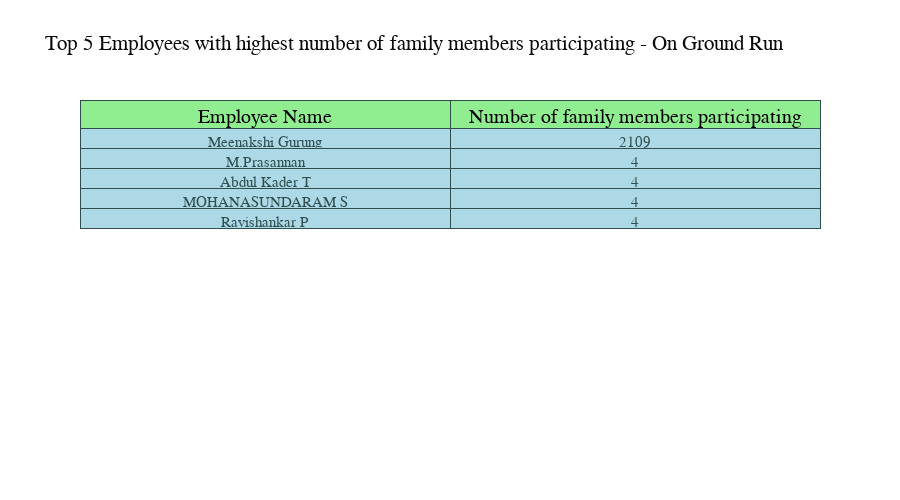
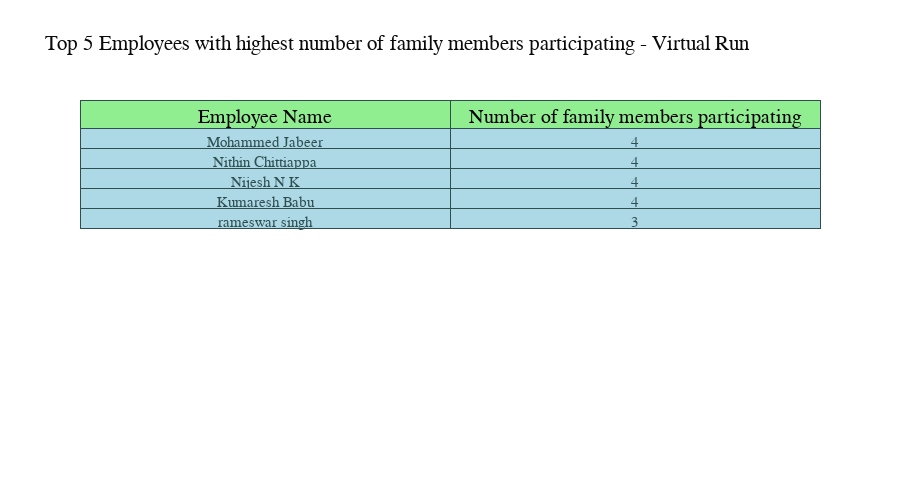

The notebook cell saved with these charts, in order:
### Code cell
fig = go.Figure(data=[go.Table(
                                
                                header=dict(values=['Employee Name','Number of family members participating'],
                                line_color='darkslategray',
                                fill_color='lightgreen',
                                align='center',
                                font=dict(color="black", size=20)),
    
                                cells=dict(values=[data.sort_values('Number of family members joining',ascending=False).iloc[0:5]['Employee Name'],
                                           data.sort_values('Number of family members joining',ascending=False).iloc[0:5]['Number of family members joining']],
                                line_color='darkslategray',
                                fill_color='lightblue',
                                           align='center',
                                font=dict(color="darkslategray", size=15))
)])

fig.update_layout(width=900, height=500,font=dict(
        family="Courier New, monospace",
        size=15,
        color="#0c0b0c"),

    title_text='Top 5 Employees with highest number of family members participating - On Ground Run')
fig.show()


fig = go.Figure(data=[go.Table(
                                
                                header=dict(values=['Employee Name','Number of family members participating'],
                                line_color='darkslategray',
                                fill_color='lightgreen',
                                align='center',
                                font=dict(color="black", size=20)),
    
                                cells=dict(values=[datav.sort_values('Number of family members joining',ascending=False).iloc[0:5]['Employee Name'],
                                           datav.sort_values('Number of family members joining',ascending=False).iloc[0:5]['Number of family members joining']],
                                line_color='darkslategray',
                                fill_color='lightblue',
                                           align='center',
                                font=dict(color="darkslategray", size=15))
)])

fig.update_layout(width=900, height=500,font=dict(
        family="Courier New, monospace",
        size=15,
        color="#0c0b0c"),

    title_text='Top 5 Employees with highest number of family members participating - Virtual Run')
fig.show()

### Figure 1 — Plotly figure (JSON) as saved in the notebook; plotly's stock layout.template omitted (floating-point values rounded to 4 significant figures)
{"data": [{"cells": {"align": "center", "fill": {"color": "lightblue"}, "font": {"color": "darkslategray", "size": 15}, "line": {"color": "darkslategray"}, "values": [["Meenakshi Gurung", "M.Prasannan", "Abdul Kader T", "MOHANASUNDARAM S", "Ravishankar P"], [2109, 4, 4, 4, 4]]}, "header": {"align": "center", "fill": {"color": "lightgreen"}, "font": {"color": "black", "size": 20}, "line": {"color": "darkslategray"}, "values": ["Employee Name", "Number of family members participating"]}, "type": "table"}], "layout": {"font": {"color": "#0c0b0c", "family": "Courier New, monospace", "size": 15}, "height": 500, "title": {"text": "Top 5 Employees with highest number of family members participating - On Ground Run"}, "width": 900}}

### Figure 2 — Plotly figure (JSON) as saved in the notebook; plotly's stock layout.template omitted (floating-point values rounded to 4 significant figures)
{"data": [{"cells": {"align": "center", "fill": {"color": "lightblue"}, "font": {"color": "darkslategray", "size": 15}, "line": {"color": "darkslategray"}, "values": [["Mohammed Jabeer", "Nithin Chittiappa", "Nijesh N K", "Kumaresh Babu", "rameswar singh"], [4, 4, 4, 4, 3]]}, "header": {"align": "center", "fill": {"color": "lightgreen"}, "font": {"color": "black", "size": 20}, "line": {"color": "darkslategray"}, "values": ["Employee Name", "Number of family members participating"]}, "type": "table"}], "layout": {"font": {"color": "#0c0b0c", "family": "Courier New, monospace", "size": 15}, "height": 500, "title": {"text": "Top 5 Employees with highest number of family members participating - Virtual Run"}, "width": 900}}
